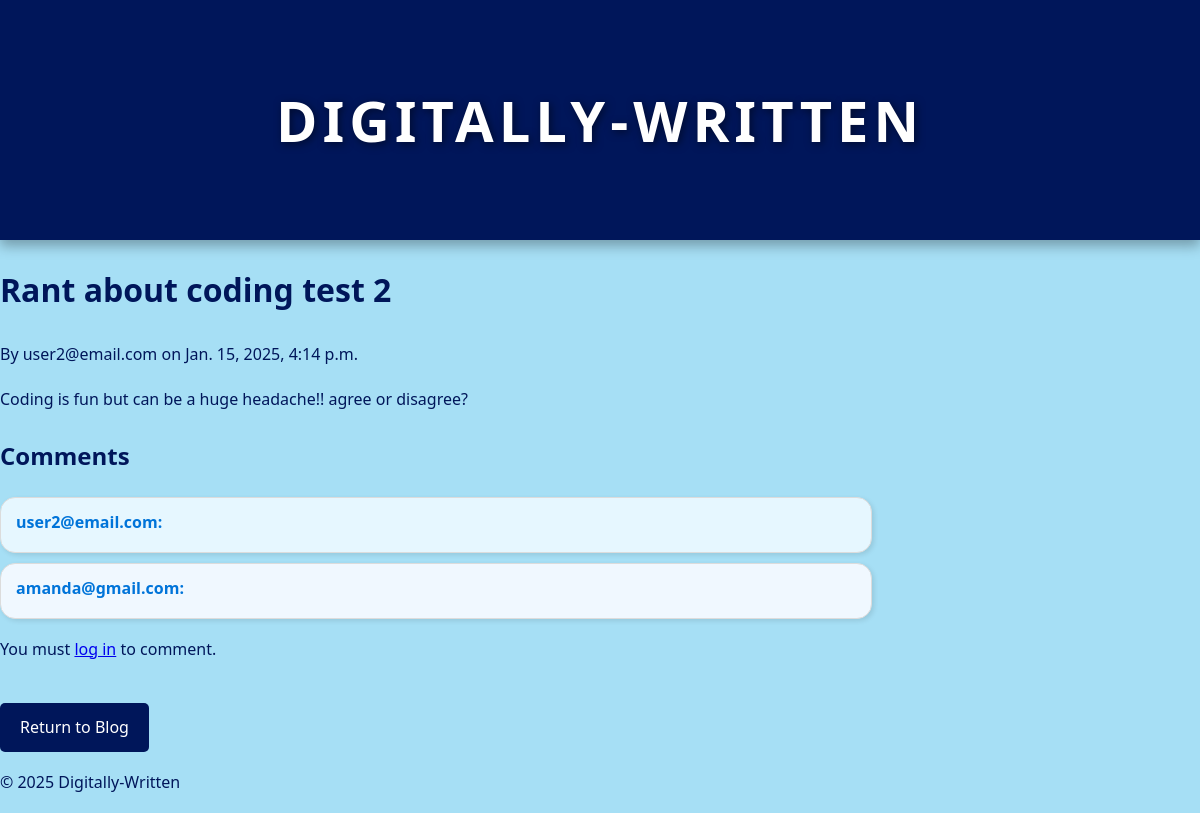
Page /post/2/ on the earlier database version.
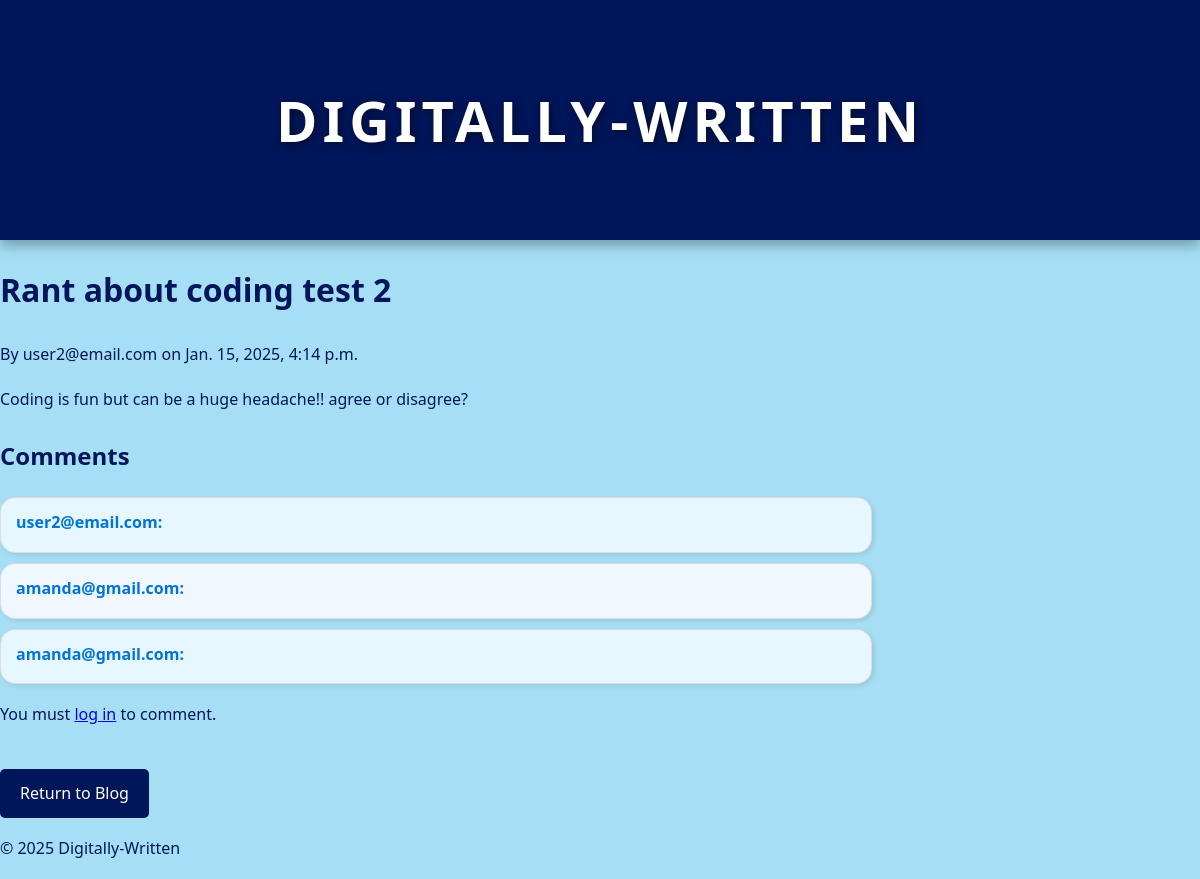
Same page on the later database version.
### app/models.py (models this page shows, shortened)
class Comment(models.Model):
    content = models.TextField(default='Default comment text')
    author = models.ForeignKey(User, on_delete=models.CASCADE, related_name='author_comments')
    user = models.ForeignKey(User, on_delete=models.CASCADE, default=1)
    post = models.ForeignKey(Post, on_delete=models.CASCADE)
    created_at = models.DateTimeField(auto_now_add=True)

### app/views.py (the view)
# urls.py: path('post/<int:pk>/', views.post_detail, name='post_detail'),
def post_detail(request, pk):
    post = get_object_or_404(Post, pk=pk)
    comments = Comment.objects.filter(post=post)
    if request.method == 'POST':
        comment_form = CommentForm(request.POST)
        if comment_form.is_valid():
            new_comment = comment_form.save(commit=False)
            new_comment.post = post
            new_comment.author = request.user
            return redirect('post_detail', pk=post.pk)
    else:
        comment_form = CommentForm()
    return render(request, 'post_detail.html', {
        'post': post,
        'comments': comments,
        'comment_form': comment_form,
    })

### app/templates/post_detail.html (shortened to what this page needs)
{% extends 'base.html' %}
{% block content %}
    <div class="post-details">
        <h1>{{ post.title }}</h1>
        <p class="post-meta">By {{ post.author }} on {{ post.created_at }}</p>
        <p>{{ post.content }}</p>
    </div>
    <div class="comments-section">
        <h2>Comments</h2>
        <ul class="comments-list">
            {% for comment in comments %}
                <li class="comment-bubble">
                    <strong>{{ comment.author.username }}:</strong>
                </li>
            {% empty %}
                <p>No comments yet. Be the first to comment!</p>
            {% endfor %}
        </ul>
    </div>
    {% if user.is_authenticated %}
        <h3>Add a Comment</h3>
        <form method="post">
            {% csrf_token %}
            {{ comment_form.as_p }}
            <button type="submit">Submit</button>
        </form>
    {% else %}
        <p>You must <a href="{% url 'login' %}">log in</a> to comment.</p>
    {% endif %}
    <div class="return-to-blog">
        <a href="{% url 'post_list' %}" class="btn">Return to Blog</a>
    </div>
{% endblock %}

Differences in the rows shown:
added Comment: author.username "amanda@gmail.com"
